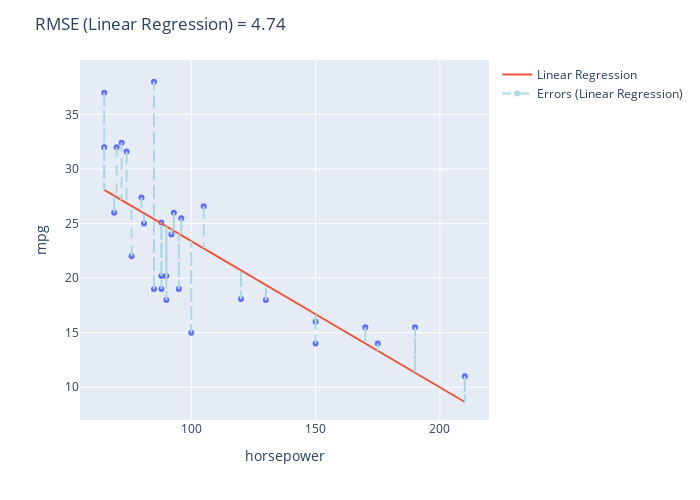
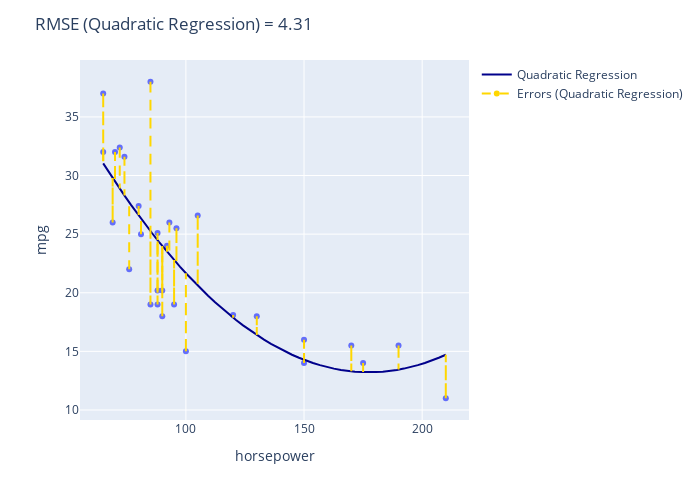

Notebook code cell kept with these figures, in order:
### Markdown cell above
Let's look at the graphs of both the models we have fit so far (the linear model and the quadratic model). The RMSE value for each model is shown in the title of each graph:

### Code cell
# generate the first plot
fig = px.scatter(x='horsepower', y='mpg', data_frame=sample, hover_data='name')
fig.add_trace(go.Scatter(x=xs_for_plot, y=intercept_lin_reg_1 + slope_lin_reg_1*xs_for_plot, name='Linear Regression'))
fig.add_trace(go.Scatter(x=[None], y =[None], name='Errors (Linear Regression)',   line={'dash':'dash', 'color': 'lightblue'}))
for i in np.arange(len(sample)):
    fig.add_shape(go.layout.Shape(x1=sample.iloc[i]['horsepower'],
                                  x0=sample.iloc[i]['horsepower'],
                                  y0=sample.iloc[i]['mpg'],
                                  y1=intercept_lin_reg_1 + slope_lin_reg_1 * sample.iloc[i]['horsepower'],
                                  line={'dash':'dash', 'color': 'lightblue'}
                                  ))
lin_reg_title_string = f'RMSE (Linear Regression) = {round(rmse([intercept_lin_reg_1, slope_lin_reg_1],sample["horsepower"], sample["mpg"]),2)}'
fig.update_layout(width=700, height=500,
                  title=lin_reg_title_string)
fig.show()

# generate the second plot
predictions_quadratic = intercept_quadratic_reg_1 + slope_quadratic_reg_1 * sample['horsepower'] + slope_2_quadratic_reg_1 * sample['horsepower']**2
predictions_quadratic_for_plot = intercept_quadratic_reg_1 + slope_quadratic_reg_1*xs_for_plot + slope_2_quadratic_reg_1*xs_for_plot**2
fig_2 = px.scatter(x='horsepower', y='mpg', data_frame=sample, hover_data='name')  
fig_2.add_trace(go.Scatter(x=xs_for_plot,
                         y=predictions_quadratic_for_plot,
                         name='Quadratic Regression', line ={'color':'darkblue'}))
fig_2.add_trace(go.Scatter(x=[None], y =[None], name='Errors (Quadratic Regression)',   line={'dash':'dash', 'color': 'gold'}))
for i in np.arange(len(sample)):
    fig_2.add_shape(go.layout.Shape(x1=sample.iloc[i]['horsepower'],
                                  x0=sample.iloc[i]['horsepower'],
                                  y0=sample.iloc[i]['mpg'],
                                  y1=predictions_quadratic.iloc[i],
                                  line={'dash':'dash', 'color': 'gold'}
                                  ))
quad_reg_title_string = f'RMSE (Quadratic Regression) = {round(rmse_quadratic([intercept_quadratic_reg_1, slope_quadratic_reg_1, slope_2_quadratic_reg_1],sample["horsepower"], sample["mpg"]),2)}'
fig_2.update_layout(width=700, height=500,
                  title=quad_reg_title_string)
fig_2.show()

### Figure 1 — Plotly figure (JSON) as saved in the notebook; plotly's stock layout.template omitted (floating-point values rounded to 4 significant figures)
{"data": [{"customdata": [["oldsmobile cutlass ls"], ["ford fairmont futura"], ["chevrolet nova"], ["plymouth valiant custom"], ["plymouth arrow gs"], ["amc concord d/l"], ["chevrolet monte carlo landau"], ["toyota corolla 1200"], ["pontiac catalina brougham"], ["amc spirit dl"], ["chevrolet chevelle malibu"], ["ford granada gl"], ["ford torino 500"], ["opel 1900"], ["chrysler cordoba"], ["amc rebel sst"], ["renault 12 (sw)"], ["amc concord dl 6"], ["oldsmobile cutlass ciera (diesel)"], ["datsun b-210"], ["maxda rx3"], ["ford fairmont (man)"], ["mazda 626"], ["honda accord"], ["dodge d200"], ["subaru"], ["ford pinto"], ["plymouth fury gran sedan"], ["datsun 210 mpg"], ["volkswagen 411 (sw)"]], "hovertemplate": "horsepower=%{x}<br>mpg=%{y}<br>name=%{customdata[0]}<extra></extra>", "legendgroup": "", "marker": {"color": "#636efa", "symbol": "circle"}, "mode": "markers", "name": "", "orientation": "v", "showlegend": false, "type": "scatter", "x": [105, 92, 100, 95, 96, 120, 170, 65, 175, 80, 130, 88, 88, 81, 190, 150, 69, 90, 85, 70, 90, 88, 74, 72, 210, 93, 85, 150, 65, 76], "xaxis": "x", "y": [26.6, 24, 15, 19, 25.5, 18.1, 15.5, 32, 14, 27.4, 18, 20.2, 19, 25, 15.5, 16, 26, 20.2, 38, 32, 18, 25.1, 31.6, 32.4, 11, 26, 19, 14, 37, 22], "yaxis": "y"}, {"name": "Linear Regression", "type": "scatter", "x": [65, 67.96, 70.92, 73.88, 76.84, 79.8, 82.76, 85.71, 88.67, 91.63, 94.59, 97.55, 100.5, 103.5, 106.4, 109.4, 112.3, 115.3, 118.3, 121.2, 124.2, 127.1, 130.1, 133.1, 136.0, 139.0, 141.9, 144.9, 147.9, 150.8, 153.8, 156.7, 159.7, 162.7, 165.6, 168.6, 171.5, 174.5, 177.4, 180.4, 183.4, 186.3, 189.3, 192.2, 195.2, 198.2, 201.1, 204.1, 207.0, 210], "y": [28.1, 27.7, 27.31, 26.91, 26.51, 26.11, 25.72, 25.32, 24.92, 24.53, 24.13, 23.73, 23.34, 22.94, 22.54, 22.15, 21.75, 21.35, 20.95, 20.56, 20.16, 19.76, 19.37, 18.97, 18.57, 18.18, 17.78, 17.38, 16.99, 16.59, 16.19, 15.79, 15.4, 15.0, 14.6, 14.21, 13.81, 13.41, 13.02, 12.62, 12.22, 11.83, 11.43, 11.03, 10.63, 10.24, 9.841, 9.444, 9.047, 8.65]}, {"line": {"color": "lightblue", "dash": "dash"}, "name": "Errors (Linear Regression)", "type": "scatter", "x": [null], "y": [null]}], "layout": {"height": 500, "legend": {"tracegroupgap": 0}, "margin": {"t": 60}, "shapes": [{"line": {"color": "lightblue", "dash": "dash"}, "x0": 105, "x1": 105, "y0": 26.6, "y1": 22.73}, {"line": {"color": "lightblue", "dash": "dash"}, "x0": 92, "x1": 92, "y0": 24, "y1": 24.48}, {"line": {"color": "lightblue", "dash": "dash"}, "x0": 100, "x1": 100, "y0": 15, "y1": 23.4}, {"line": {"color": "lightblue", "dash": "dash"}, "x0": 95, "x1": 95, "y0": 19, "y1": 24.08}, {"line": {"color": "lightblue", "dash": "dash"}, "x0": 96, "x1": 96, "y0": 25.5, "y1": 23.94}, {"line": {"color": "lightblue", "dash": "dash"}, "x0": 120, "x1": 120, "y0": 18.1, "y1": 20.72}, {"line": {"color": "lightblue", "dash": "dash"}, "x0": 170, "x1": 170, "y0": 15.5, "y1": 14.02}, {"line": {"color": "lightblue", "dash": "dash"}, "x0": 65, "x1": 65, "y0": 32, "y1": 28.1}, {"line": {"color": "lightblue", "dash": "dash"}, "x0": 175, "x1": 175, "y0": 14, "y1": 13.34}, {"line": {"color": "lightblue", "dash": "dash"}, "x0": 80, "x1": 80, "y0": 27.4, "y1": 26.09}, {"line": {"color": "lightblue", "dash": "dash"}, "x0": 130, "x1": 130, "y0": 18, "y1": 19.38}, {"line": {"color": "lightblue", "dash": "dash"}, "x0": 88, "x1": 88, "y0": 20.2, "y1": 25.01}, {"line": {"color": "lightblue", "dash": "dash"}, "x0": 88, "x1": 88, "y0": 19, "y1": 25.01}, {"line": {"color": "lightblue", "dash": "dash"}, "x0": 81, "x1": 81, "y0": 25, "y1": 25.95}, {"line": {"color": "lightblue", "dash": "dash"}, "x0": 190, "x1": 190, "y0": 15.5, "y1": 11.33}, {"line": {"color": "lightblue", "dash": "dash"}, "x0": 150, "x1": 150, "y0": 16, "y1": 16.7}, {"line": {"color": "lightblue", "dash": "dash"}, "x0": 69, "x1": 69, "y0": 26, "y1": 27.56}, {"line": {"color": "lightblue", "dash": "dash"}, "x0": 90, "x1": 90, "y0": 20.2, "y1": 24.75}, {"line": {"color": "lightblue", "dash": "dash"}, "x0": 85, "x1": 85, "y0": 38, "y1": 25.42}, {"line": {"color": "lightblue", "dash": "dash"}, "x0": 70, "x1": 70, "y0": 32, "y1": 27.43}, {"line": {"color": "lightblue", "dash": "dash"}, "x0": 90, "x1": 90, "y0": 18, "y1": 24.75}, {"line": {"color": "lightblue", "dash": "dash"}, "x0": 88, "x1": 88, "y0": 25.1, "y1": 25.01}, {"line": {"color": "lightblue", "dash": "dash"}, "x0": 74, "x1": 74, "y0": 31.6, "y1": 26.89}, {"line": {"color": "lightblue", "dash": "dash"}, "x0": 72, "x1": 72, "y0": 32.4, "y1": 27.16}, {"line": {"color": "lightblue", "dash": "dash"}, "x0": 210, "x1": 210, "y0": 11, "y1": 8.65}, {"line": {"color": "lightblue", "dash": "dash"}, "x0": 93, "x1": 93, "y0": 26, "y1": 24.34}, {"line": {"color": "lightblue", "dash": "dash"}, "x0": 85, "x1": 85, "y0": 19, "y1": 25.42}, {"line": {"color": "lightblue", "dash": "dash"}, "x0": 150, "x1": 150, "y0": 14, "y1": 16.7}, {"line": {"color": "lightblue", "dash": "dash"}, "x0": 65, "x1": 65, "y0": 37, "y1": 28.1}, {"line": {"color": "lightblue", "dash": "dash"}, "x0": 76, "x1": 76, "y0": 22, "y1": 26.62}], "title": {"text": "RMSE (Linear Regression) = 4.74"}, "width": 700, "xaxis": {"anchor": "y", "domain": [0, 1], "title": {"text": "horsepower"}}, "yaxis": {"anchor": "x", "domain": [0, 1], "title": {"text": "mpg"}}}}

### Figure 2 — Plotly figure (JSON) as saved in the notebook; plotly's stock layout.template omitted (floating-point values rounded to 4 significant figures)
{"data": [{"customdata": [["oldsmobile cutlass ls"], ["ford fairmont futura"], ["chevrolet nova"], ["plymouth valiant custom"], ["plymouth arrow gs"], ["amc concord d/l"], ["chevrolet monte carlo landau"], ["toyota corolla 1200"], ["pontiac catalina brougham"], ["amc spirit dl"], ["chevrolet chevelle malibu"], ["ford granada gl"], ["ford torino 500"], ["opel 1900"], ["chrysler cordoba"], ["amc rebel sst"], ["renault 12 (sw)"], ["amc concord dl 6"], ["oldsmobile cutlass ciera (diesel)"], ["datsun b-210"], ["maxda rx3"], ["ford fairmont (man)"], ["mazda 626"], ["honda accord"], ["dodge d200"], ["subaru"], ["ford pinto"], ["plymouth fury gran sedan"], ["datsun 210 mpg"], ["volkswagen 411 (sw)"]], "hovertemplate": "horsepower=%{x}<br>mpg=%{y}<br>name=%{customdata[0]}<extra></extra>", "legendgroup": "", "marker": {"color": "#636efa", "symbol": "circle"}, "mode": "markers", "name": "", "orientation": "v", "showlegend": false, "type": "scatter", "x": [105, 92, 100, 95, 96, 120, 170, 65, 175, 80, 130, 88, 88, 81, 190, 150, 69, 90, 85, 70, 90, 88, 74, 72, 210, 93, 85, 150, 65, 76], "xaxis": "x", "y": [26.6, 24, 15, 19, 25.5, 18.1, 15.5, 32, 14, 27.4, 18, 20.2, 19, 25, 15.5, 16, 26, 20.2, 38, 32, 18, 25.1, 31.6, 32.4, 11, 26, 19, 14, 37, 22], "yaxis": "y"}, {"line": {"color": "darkblue"}, "name": "Quadratic Regression", "type": "scatter", "x": [65, 67.96, 70.92, 73.88, 76.84, 79.8, 82.76, 85.71, 88.67, 91.63, 94.59, 97.55, 100.5, 103.5, 106.4, 109.4, 112.3, 115.3, 118.3, 121.2, 124.2, 127.1, 130.1, 133.1, 136.0, 139.0, 141.9, 144.9, 147.9, 150.8, 153.8, 156.7, 159.7, 162.7, 165.6, 168.6, 171.5, 174.5, 177.4, 180.4, 183.4, 186.3, 189.3, 192.2, 195.2, 198.2, 201.1, 204.1, 207.0, 210], "y": [31.04, 30.11, 29.21, 28.33, 27.48, 26.66, 25.85, 25.08, 24.32, 23.6, 22.89, 22.21, 21.56, 20.93, 20.33, 19.75, 19.19, 18.66, 18.15, 17.67, 17.22, 16.78, 16.38, 16.0, 15.64, 15.3, 15.0, 14.71, 14.45, 14.22, 14.01, 13.82, 13.66, 13.53, 13.42, 13.33, 13.27, 13.23, 13.22, 13.23, 13.27, 13.33, 13.42, 13.53, 13.67, 13.83, 14.01, 14.22, 14.46, 14.71]}, {"line": {"color": "gold", "dash": "dash"}, "name": "Errors (Quadratic Regression)", "type": "scatter", "x": [null], "y": [null]}], "layout": {"height": 500, "legend": {"tracegroupgap": 0}, "margin": {"t": 60}, "shapes": [{"line": {"color": "gold", "dash": "dash"}, "x0": 105, "x1": 105, "y0": 26.6, "y1": 20.61}, {"line": {"color": "gold", "dash": "dash"}, "x0": 92, "x1": 92, "y0": 24, "y1": 23.51}, {"line": {"color": "gold", "dash": "dash"}, "x0": 100, "x1": 100, "y0": 15, "y1": 21.67}, {"line": {"color": "gold", "dash": "dash"}, "x0": 95, "x1": 95, "y0": 19, "y1": 22.8}, {"line": {"color": "gold", "dash": "dash"}, "x0": 96, "x1": 96, "y0": 25.5, "y1": 22.57}, {"line": {"color": "gold", "dash": "dash"}, "x0": 120, "x1": 120, "y0": 18.1, "y1": 17.87}, {"line": {"color": "gold", "dash": "dash"}, "x0": 170, "x1": 170, "y0": 15.5, "y1": 13.3}, {"line": {"color": "gold", "dash": "dash"}, "x0": 65, "x1": 65, "y0": 32, "y1": 31.04}, {"line": {"color": "gold", "dash": "dash"}, "x0": 175, "x1": 175, "y0": 14, "y1": 13.23}, {"line": {"color": "gold", "dash": "dash"}, "x0": 80, "x1": 80, "y0": 27.4, "y1": 26.6}, {"line": {"color": "gold", "dash": "dash"}, "x0": 130, "x1": 130, "y0": 18, "y1": 16.39}, {"line": {"color": "gold", "dash": "dash"}, "x0": 88, "x1": 88, "y0": 20.2, "y1": 24.49}, {"line": {"color": "gold", "dash": "dash"}, "x0": 88, "x1": 88, "y0": 19, "y1": 24.49}, {"line": {"color": "gold", "dash": "dash"}, "x0": 81, "x1": 81, "y0": 25, "y1": 26.33}, {"line": {"color": "gold", "dash": "dash"}, "x0": 190, "x1": 190, "y0": 15.5, "y1": 13.44}, {"line": {"color": "gold", "dash": "dash"}, "x0": 150, "x1": 150, "y0": 16, "y1": 14.28}, {"line": {"color": "gold", "dash": "dash"}, "x0": 69, "x1": 69, "y0": 26, "y1": 29.79}, {"line": {"color": "gold", "dash": "dash"}, "x0": 90, "x1": 90, "y0": 20.2, "y1": 23.99}, {"line": {"color": "gold", "dash": "dash"}, "x0": 85, "x1": 85, "y0": 38, "y1": 25.26}, {"line": {"color": "gold", "dash": "dash"}, "x0": 70, "x1": 70, "y0": 32, "y1": 29.49}, {"line": {"color": "gold", "dash": "dash"}, "x0": 90, "x1": 90, "y0": 18, "y1": 23.99}, {"line": {"color": "gold", "dash": "dash"}, "x0": 88, "x1": 88, "y0": 25.1, "y1": 24.49}, {"line": {"color": "gold", "dash": "dash"}, "x0": 74, "x1": 74, "y0": 31.6, "y1": 28.3}, {"line": {"color": "gold", "dash": "dash"}, "x0": 72, "x1": 72, "y0": 32.4, "y1": 28.89}, {"line": {"color": "gold", "dash": "dash"}, "x0": 210, "x1": 210, "y0": 11, "y1": 14.71}, {"line": {"color": "gold", "dash": "dash"}, "x0": 93, "x1": 93, "y0": 26, "y1": 23.27}, {"line": {"color": "gold", "dash": "dash"}, "x0": 85, "x1": 85, "y0": 19, "y1": 25.26}, {"line": {"color": "gold", "dash": "dash"}, "x0": 150, "x1": 150, "y0": 14, "y1": 14.28}, {"line": {"color": "gold", "dash": "dash"}, "x0": 65, "x1": 65, "y0": 37, "y1": 31.04}, {"line": {"color": "gold", "dash": "dash"}, "x0": 76, "x1": 76, "y0": 22, "y1": 27.72}], "title": {"text": "RMSE (Quadratic Regression) = 4.31"}, "width": 700, "xaxis": {"anchor": "y", "domain": [0, 1], "title": {"text": "horsepower"}}, "yaxis": {"anchor": "x", "domain": [0, 1], "title": {"text": "mpg"}}}}
